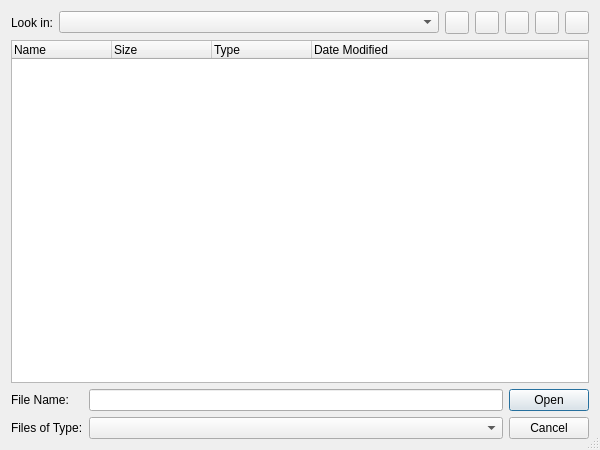
<?xml version="1.0" encoding="UTF-8"?>
<ui version="4.0">
 <class>EricServerFileDialog</class>
 <widget class="QDialog" name="EricServerFileDialog">
  <property name="geometry">
   <rect>
    <x>0</x>
    <y>0</y>
    <width>600</width>
    <height>450</height>
   </rect>
  </property>
  <property name="windowTitle">
   <string>Open Files</string>
  </property>
  <property name="sizeGripEnabled">
   <bool>true</bool>
  </property>
  <layout class="QVBoxLayout" name="verticalLayout">
   <item>
    <layout class="QHBoxLayout" name="horizontalLayout">
     <item>
      <widget class="QLabel" name="label">
       <property name="text">
        <string>Look in:</string>
       </property>
      </widget>
     </item>
     <item>
      <widget class="QComboBox" name="treeCombo">
       <property name="sizePolicy">
        <sizepolicy hsizetype="Expanding" vsizetype="Fixed">
         <horstretch>0</horstretch>
         <verstretch>0</verstretch>
        </sizepolicy>
       </property>
      </widget>
     </item>
     <item>
      <widget class="QToolButton" name="backButton">
       <property name="toolTip">
        <string>Press to move back in history.</string>
       </property>
      </widget>
     </item>
     <item>
      <widget class="QToolButton" name="forwardButton">
       <property name="toolTip">
        <string>Press to move forward in history.</string>
       </property>
      </widget>
     </item>
     <item>
      <widget class="QToolButton" name="upButton">
       <property name="toolTip">
        <string>Press to move up one level.</string>
       </property>
      </widget>
     </item>
     <item>
      <widget class="QToolButton" name="newDirButton">
       <property name="toolTip">
        <string>Press to create a new directory.</string>
       </property>
      </widget>
     </item>
     <item>
      <widget class="QToolButton" name="reloadButton">
       <property name="toolTip">
        <string>Press to reload the directory listing.</string>
       </property>
      </widget>
     </item>
    </layout>
   </item>
   <item>
    <widget class="QTreeWidget" name="listing">
     <property name="contextMenuPolicy">
      <enum>Qt::CustomContextMenu</enum>
     </property>
     <property name="editTriggers">
      <set>QAbstractItemView::NoEditTriggers</set>
     </property>
     <property name="alternatingRowColors">
      <bool>true</bool>
     </property>
     <property name="rootIsDecorated">
      <bool>false</bool>
     </property>
     <property name="itemsExpandable">
      <bool>false</bool>
     </property>
     <property name="sortingEnabled">
      <bool>false</bool>
     </property>
     <column>
      <property name="text">
       <string>Name</string>
      </property>
     </column>
     <column>
      <property name="text">
       <string>Size</string>
      </property>
     </column>
     <column>
      <property name="text">
       <string>Type</string>
      </property>
     </column>
     <column>
      <property name="text">
       <string>Date Modified</string>
      </property>
     </column>
    </widget>
   </item>
   <item>
    <layout class="QGridLayout" name="gridLayout">
     <item row="0" column="0">
      <widget class="QLabel" name="nameLabel">
       <property name="text">
        <string>File Name:</string>
       </property>
      </widget>
     </item>
     <item row="0" column="1">
      <widget class="QLineEdit" name="nameEdit">
       <property name="clearButtonEnabled">
        <bool>true</bool>
       </property>
      </widget>
     </item>
     <item row="0" column="2">
      <widget class="QPushButton" name="okButton">
       <property name="text">
        <string>Open</string>
       </property>
       <property name="default">
        <bool>true</bool>
       </property>
      </widget>
     </item>
     <item row="1" column="0">
      <widget class="QLabel" name="filterLabel">
       <property name="text">
        <string>Files of Type:</string>
       </property>
      </widget>
     </item>
     <item row="1" column="1">
      <widget class="QComboBox" name="filterCombo">
       <property name="sizePolicy">
        <sizepolicy hsizetype="Expanding" vsizetype="Fixed">
         <horstretch>0</horstretch>
         <verstretch>0</verstretch>
        </sizepolicy>
       </property>
      </widget>
     </item>
     <item row="1" column="2">
      <widget class="QPushButton" name="cancelButton">
       <property name="text">
        <string>Cancel</string>
       </property>
      </widget>
     </item>
    </layout>
   </item>
  </layout>
 </widget>
 <tabstops>
  <tabstop>nameEdit</tabstop>
  <tabstop>filterCombo</tabstop>
  <tabstop>okButton</tabstop>
  <tabstop>cancelButton</tabstop>
  <tabstop>treeCombo</tabstop>
  <tabstop>backButton</tabstop>
  <tabstop>forwardButton</tabstop>
  <tabstop>upButton</tabstop>
  <tabstop>newDirButton</tabstop>
  <tabstop>reloadButton</tabstop>
  <tabstop>listing</tabstop>
 </tabstops>
 <resources/>
 <connections/>
</ui>
